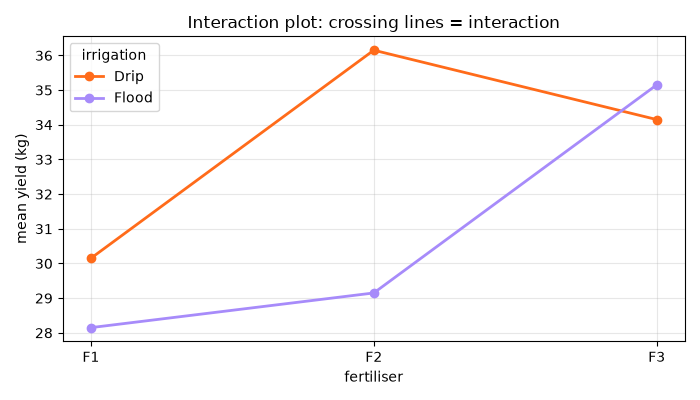

Here is the Python script that generated this plot:
"""
Session 6 · Example 3: Two-way ANOVA (two-way classification) with interaction
-----------------------------------------------------------------------------
Crop yield (kg per plot) for 3 fertilisers x 2 irrigation methods, 4 plots per
combination. Two-way ANOVA tests:
   * main effect of fertiliser
   * main effect of irrigation
   * the INTERACTION (does the best fertiliser depend on irrigation?)
Also shown: two-way ANOVA WITHOUT replication (one value per cell, no
interaction term), and an interaction plot: session-06_two_way_anova.png

Run:  python session-06_two_way_anova.py
"""
import numpy as np
import pandas as pd
import statsmodels.api as sm
import statsmodels.formula.api as smf
import matplotlib
matplotlib.use("Agg")
import matplotlib.pyplot as plt

rows = []
cell_means = {("F1", "Drip"): 30, ("F2", "Drip"): 36, ("F3", "Drip"): 34,
              ("F1", "Flood"): 28, ("F2", "Flood"): 29, ("F3", "Flood"): 35}
offsets = [-1.5, 0.5, 1.2, -0.2]                 # fixed within-cell variation (deterministic)
for (fert, irr), m in cell_means.items():
    for i, o in enumerate(offsets):
        rows.append({"fertiliser": fert, "irrigation": irr, "yield_kg": m + o + 0.3 * (i % 2)})
df = pd.DataFrame(rows)

print("Cell means (kg):")
print(df.pivot_table(values="yield_kg", index="fertiliser", columns="irrigation", aggfunc="mean").round(2).to_string())

model = smf.ols("yield_kg ~ C(fertiliser) * C(irrigation)", data=df).fit()
table = sm.stats.anova_lm(model, typ=2)
table["eta_sq"] = table["sum_sq"] / table["sum_sq"].sum()
print("\nTwo-way ANOVA with interaction (Type II sums of squares)")
print(table.assign(**{"PR(>F)": lambda t: t["PR(>F)"].map(lambda v: "" if v != v else f"{v:.2e}")}).round(4).to_string())

# Without replication: one observation per cell (e.g. 4 shops x 3 weeks of sales)
sales = pd.DataFrame({"shop": np.repeat(["S1", "S2", "S3", "S4"], 3),
                      "week": ["W1", "W2", "W3"] * 4,
                      "sales": [52, 58, 61, 47, 50, 56, 60, 66, 70, 45, 49, 53]})
m2 = smf.ols("sales ~ C(shop) + C(week)", data=sales).fit()
print("\nTwo-way ANOVA without replication (no interaction term possible)")
print(sm.stats.anova_lm(m2, typ=2).assign(**{"PR(>F)": lambda t: t["PR(>F)"].map(lambda v: "" if v != v else f"{v:.2e}")}).round(4).to_string())

fig, ax = plt.subplots(figsize=(7, 4))
means = df.groupby(["fertiliser", "irrigation"]).yield_kg.mean().unstack()
for irr, c in zip(means.columns, ["#FF6B1A", "#A78BFA"]):
    ax.plot(means.index, means[irr], marker="o", color=c, lw=2, label=irr)
ax.set_xlabel("fertiliser"); ax.set_ylabel("mean yield (kg)")
ax.set_title("Interaction plot: crossing lines = interaction"); ax.legend(title="irrigation"); ax.grid(alpha=0.3)
fig.tight_layout(); fig.savefig("session-06_two_way_anova.png", dpi=100)
print("Saved chart: session-06_two_way_anova.png")
